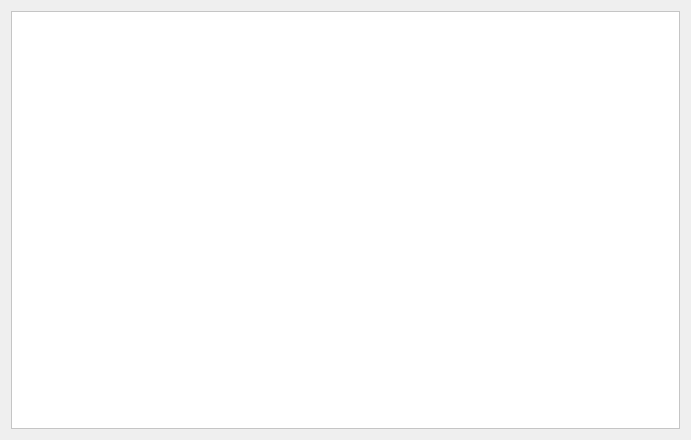
<?xml version="1.0" encoding="UTF-8"?>
<ui version="4.0">
 <class>MenuDialog</class>
 <widget class="QDialog" name="MenuDialog">
  <property name="geometry">
   <rect>
    <x>0</x>
    <y>0</y>
    <width>691</width>
    <height>440</height>
   </rect>
  </property>
  <property name="windowTitle">
   <string>Help</string>
  </property>
  <property name="windowIcon">
   <iconset resource="resources.qrc">
    <normaloff>:/Images/images/HootIcon.png</normaloff>:/Images/images/HootIcon.png</iconset>
  </property>
  <layout class="QVBoxLayout" name="verticalLayout">
   <item>
    <widget class="QTextBrowser" name="textBrowser">
     <property name="styleSheet">
      <string notr="true">background-color: rgb(255, 255, 255);</string>
     </property>
    </widget>
   </item>
  </layout>
 </widget>
 <resources>
  <include location="resources.qrc"/>
 </resources>
 <connections/>
</ui>
